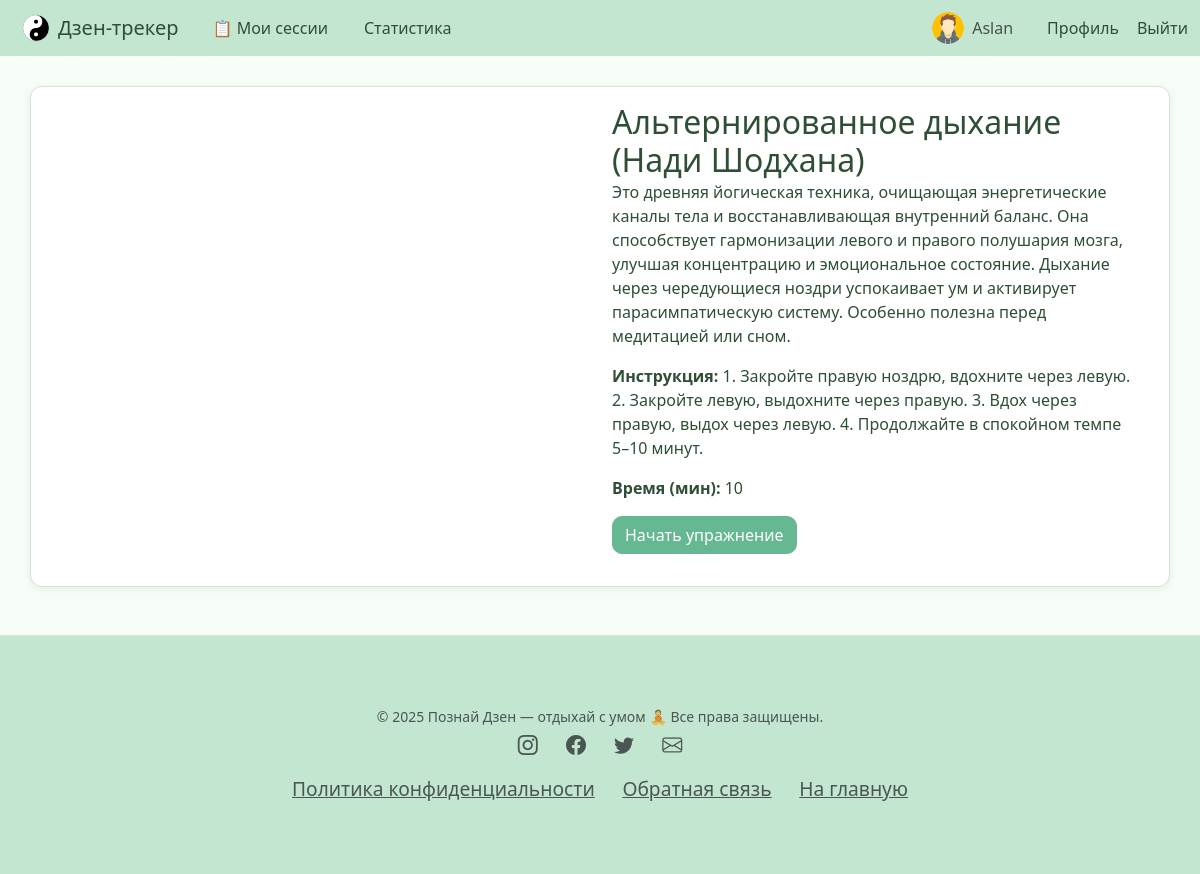
The page /breathing/5/ (signed in) on the database as committed earlier.
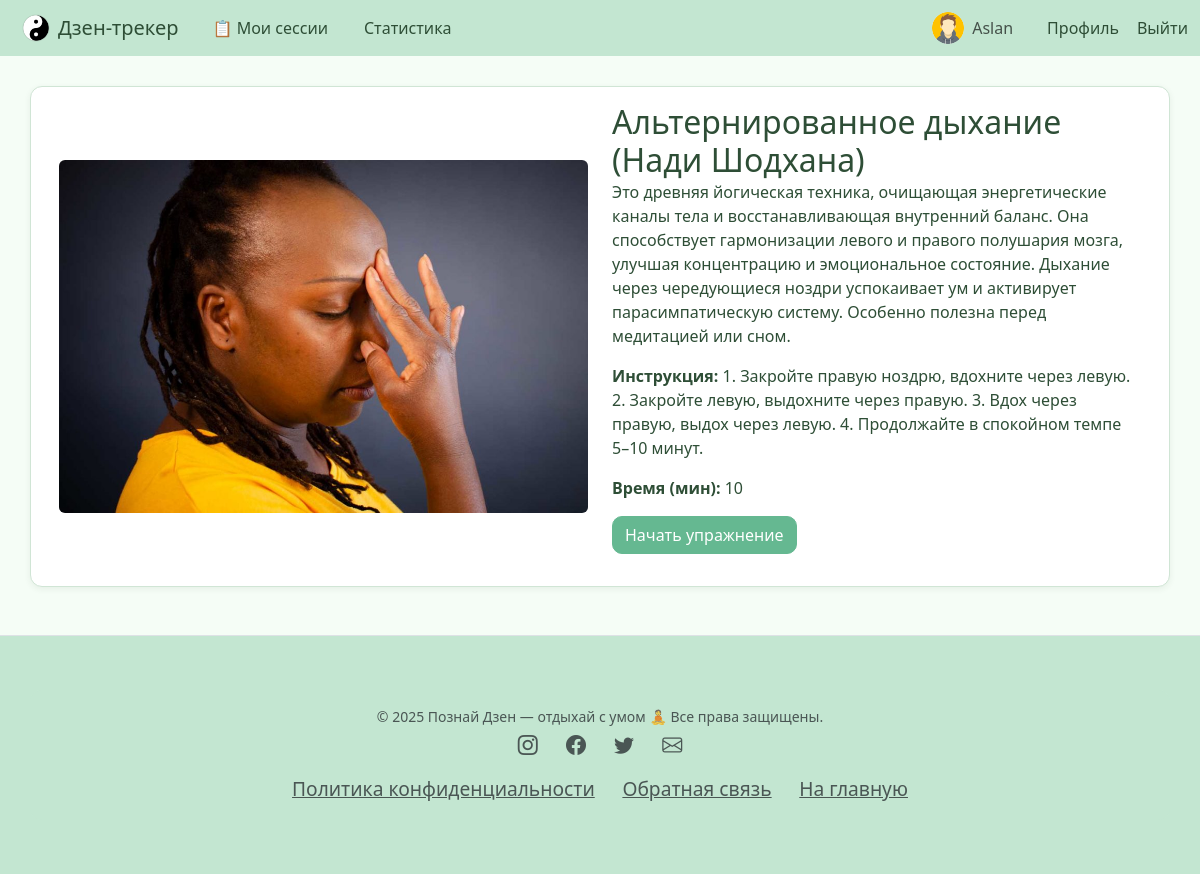
The same page on the database as committed later.
### tracker/models.py (models this page shows, shortened)
class BreathingExercise(models.Model):
    title = models.CharField(max_length=255)
    description = models.TextField()
    image = models.ImageField(upload_to='meditation_images/', null=True, blank=True)
    instructions = models.TextField(blank=True, null=True)
    duration = models.PositiveIntegerField(help_text="Длительность в минутах", default=5)

### tracker/views.py (the view, shortened to what this page needs)
# urls.py: path('breathing/<int:pk>/', views.BreathingDetailView.as_view(), name='breathing_detail'),
class BreathingDetailView(LoginRequiredMixin, DetailView):
    model = BreathingExercise
    template_name = 'breathing_detail.html'
    context_object_name = 'exercise'

### templates/breathing_detail.html (shortened to what this page needs)
{% extends 'base.html' %}
{% block content %}
<div class="container-fluid">
  <div class="row g-4 align-items-center">
    <div class="col-12 col-lg-6">
      {% if exercise.image %}
        <img src="{{ exercise.image.url }}" alt="{{ exercise.title }}" class="img-fluid w-100 rounded pastel-img">
      {% endif %}
    </div>
    <div class="col-12 col-lg-6">
      <div class="card-body">
        <h2 class="card-title">{{ exercise.title }}</h2>
        <p class="card-text">{{ exercise.description }}</p>
        <p><strong>Инструкция:</strong> {{ exercise.instructions }}</p>
        <p><strong>Время (мин):</strong> {{ exercise.duration }}</p>
        <form method="post" action="{% url 'start_breathing_session' exercise.pk %}">
            <button type="submit" class="btn btn-success">Начать упражнение</button>
        </form>
      </div>
    </div>
  </div>
</div>
{% endblock %}

Rows that differ between the two databases and show on the page:
changed BreathingExercise "Альтернированное дыхание (Нади Шодхана)": image: picture added
